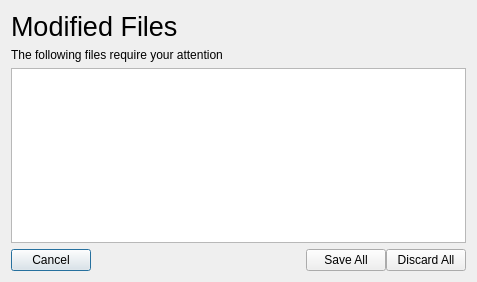
<?xml version="1.0" encoding="UTF-8"?>
<ui version="4.0">
 <class>ExitSaveDialog</class>
 <widget class="QDialog" name="ExitSaveDialog">
  <property name="geometry">
   <rect>
    <x>0</x>
    <y>0</y>
    <width>477</width>
    <height>282</height>
   </rect>
  </property>
  <property name="windowTitle">
   <string>Modified Files</string>
  </property>
  <layout class="QVBoxLayout" name="verticalLayout">
   <item>
    <widget class="QLabel" name="label_2">
     <property name="font">
      <font>
       <pointsize>20</pointsize>
      </font>
     </property>
     <property name="text">
      <string>Modified Files</string>
     </property>
    </widget>
   </item>
   <item>
    <widget class="QLabel" name="label">
     <property name="text">
      <string>The following files require your attention</string>
     </property>
    </widget>
   </item>
   <item>
    <widget class="QListWidget" name="editedFilesList"/>
   </item>
   <item>
    <layout class="QHBoxLayout" name="horizontalLayout">
     <property name="spacing">
      <number>0</number>
     </property>
     <item>
      <widget class="QPushButton" name="cancelButton">
       <property name="text">
        <string>Cancel</string>
       </property>
       <property name="icon">
        <iconset theme="dialog-cancel"/>
       </property>
      </widget>
     </item>
     <item>
      <spacer name="horizontalSpacer">
       <property name="orientation">
        <enum>Qt::Horizontal</enum>
       </property>
       <property name="sizeHint" stdset="0">
        <size>
         <width>40</width>
         <height>20</height>
        </size>
       </property>
      </spacer>
     </item>
     <item>
      <widget class="QPushButton" name="saveButton">
       <property name="text">
        <string>Save All</string>
       </property>
       <property name="icon">
        <iconset theme="document-save"/>
       </property>
      </widget>
     </item>
     <item>
      <widget class="QPushButton" name="discardButton">
       <property name="text">
        <string>Discard All</string>
       </property>
       <property name="icon">
        <iconset theme="edit-clear"/>
       </property>
      </widget>
     </item>
    </layout>
   </item>
  </layout>
 </widget>
 <resources/>
 <connections/>
</ui>
